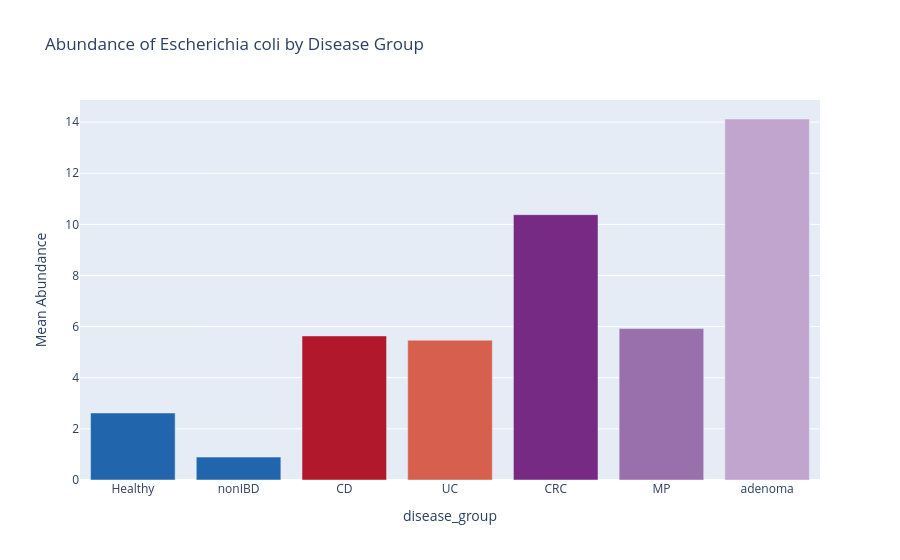

Notebook source saved alongside this figure:
### Markdown cell above
## Visualization: barplot to visualize the mean abundance across disease groups

- Select a species of interest

- use operon_abd_data.pl.barplot to plot barplot

### Code cell
cur_species =  "Escherichia coli" 
operon_abd_data.pl.barplot(
    feature_name=cur_species, 
    x_axis_col="disease_group",
    feature_type_col="species",
    title="Abundance of {0} by Disease Group".format(cur_species),
    color_map = {
            "Healthy": "#2166ac",
            "nonIBD": "#2166ac",
            "CD": "#b2182b",
            "UC": "#d6604d",
            "CRC": "#762a83",
            "MP": "#9970ab",
            "adenoma": "#c2a5cf",
        }
)

### Figure 1 — Plotly figure (JSON) as saved in the notebook; plotly's stock layout.template omitted (floating-point values rounded to 4 significant figures)
{"data": [{"hovertemplate": "disease_group=%{x}<br>mean_abundance=%{y}<extra></extra>", "legendgroup": "Healthy", "marker": {"color": "#2166ac", "pattern": {"shape": ""}}, "name": "Healthy", "orientation": "v", "showlegend": true, "textposition": "auto", "type": "bar", "x": ["Healthy"], "xaxis": "x", "y": [2.621], "yaxis": "y"}, {"hovertemplate": "disease_group=%{x}<br>mean_abundance=%{y}<extra></extra>", "legendgroup": "nonIBD", "marker": {"color": "#2166ac", "pattern": {"shape": ""}}, "name": "nonIBD", "orientation": "v", "showlegend": true, "textposition": "auto", "type": "bar", "x": ["nonIBD"], "xaxis": "x", "y": [0.895], "yaxis": "y"}, {"hovertemplate": "disease_group=%{x}<br>mean_abundance=%{y}<extra></extra>", "legendgroup": "CD", "marker": {"color": "#b2182b", "pattern": {"shape": ""}}, "name": "CD", "orientation": "v", "showlegend": true, "textposition": "auto", "type": "bar", "x": ["CD"], "xaxis": "x", "y": [5.636], "yaxis": "y"}, {"hovertemplate": "disease_group=%{x}<br>mean_abundance=%{y}<extra></extra>", "legendgroup": "UC", "marker": {"color": "#d6604d", "pattern": {"shape": ""}}, "name": "UC", "orientation": "v", "showlegend": true, "textposition": "auto", "type": "bar", "x": ["UC"], "xaxis": "x", "y": [5.47], "yaxis": "y"}, {"hovertemplate": "disease_group=%{x}<br>mean_abundance=%{y}<extra></extra>", "legendgroup": "CRC", "marker": {"color": "#762a83", "pattern": {"shape": ""}}, "name": "CRC", "orientation": "v", "showlegend": true, "textposition": "auto", "type": "bar", "x": ["CRC"], "xaxis": "x", "y": [10.38], "yaxis": "y"}, {"hovertemplate": "disease_group=%{x}<br>mean_abundance=%{y}<extra></extra>", "legendgroup": "MP", "marker": {"color": "#9970ab", "pattern": {"shape": ""}}, "name": "MP", "orientation": "v", "showlegend": true, "textposition": "auto", "type": "bar", "x": ["MP"], "xaxis": "x", "y": [5.923], "yaxis": "y"}, {"hovertemplate": "disease_group=%{x}<br>mean_abundance=%{y}<extra></extra>", "legendgroup": "adenoma", "marker": {"color": "#c2a5cf", "pattern": {"shape": ""}}, "name": "adenoma", "orientation": "v", "showlegend": true, "textposition": "auto", "type": "bar", "x": ["adenoma"], "xaxis": "x", "y": [14.12], "yaxis": "y"}], "layout": {"barmode": "relative", "legend": {"title": {"text": "disease_group"}, "tracegroupgap": 0}, "showlegend": false, "title": {"text": "Abundance of Escherichia coli by Disease Group"}, "xaxis": {"anchor": "y", "categoryarray": ["Healthy", "nonIBD", "CD", "UC", "CRC", "MP", "adenoma"], "categoryorder": "array", "domain": [0, 1], "title": {"text": "disease_group"}}, "yaxis": {"anchor": "x", "domain": [0, 1], "title": {"text": "Mean Abundance"}}}}
